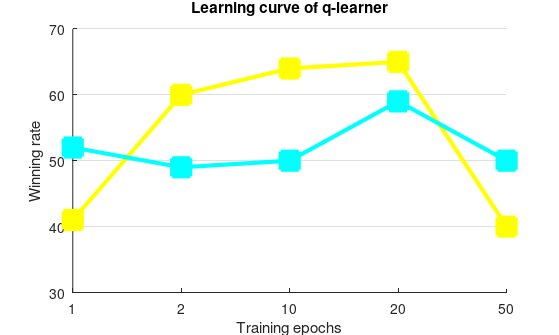

MATLAB code to generate this figure:
%XD = [10, 50, 500, 1000, 2000, 4000, 20000, 40000]
%YD = [2, 67, 75, 71, 78, 73, 75, 76]
%XL = [500, 1000, 2000, 4000, 12000, 20000, 40000]
%YL = [52, 62, 78, 69, 81, 76, 77]
clear
%X = [10, 20, 50, 200, 500, 1000, 2000, 4000, 12000, 20000, 40000]
%YD = [2, 50, 67, 81, 75, 71, 78, 73, 74, 75, 76]
%YL = [1, 5, 9, 59, 52, 62, 78, 69, 81, 76, 77]
1, 5, 10, 20, 50 
20, 100, 200, 400, 1000
XQ = [1, 2, 10, 20, 50]
XQ1 = [41, 60, 64, 65, 40]
XQ2 = [52, 49, 50, 59, 50]
%YQ = [0, 62, 50, 0, 55]
%models/ql_sp_relative_50.t trade 100 2 => 50
%models/ql_sp_relative_20.t trade 100 2 => 62
%models/ql_sp_relative_1.t trade 100 2 => 52
%models/ql_sp_relative_5.t trade 100 2 => 49
%models/ql_sp_relative_10.t trade 100 2 => 50
%models/ql_sp_relative_20.t trade 100 2 => 55
%models/ql_fs_resource_1.t trade 100 2 => 41
%models/ql_fs_resource_5.t trade 100 2 => 60
%models/ql_fs_resource_10.t trade 100 2 => 64
%models/ql_fs_resource_20.t trade 100 2 => 65
%models/ql_fs_resource_50_2.t trade 100 2 => 40

figure
hold on
plot(XQ1,'-s',...
     'color', [1, 1, 0],...
    'LineWidth',3,...
    'MarkerSize',13,...
    'MarkerEdgeColor',[1, 1, 0],...
    'MarkerFaceColor',[1,1,0])
plot(XQ2,'-s',...
     'color', [0, 1, 1],...
    'LineWidth',3,...
    'MarkerSize',13,...
    'MarkerEdgeColor',[0, 1, 1],...
    'MarkerFaceColor',[0,1,1])
%plot(XQ, XQ1, 'color', [1, 0, 1], 'LineWidth',3)
%plot(XQ, XQ2, 'color', [0, 1, 1], 'LineWidth',3)
%plot(YQ, 'color', [0, 0, 1])
set(gca, 'ylim', [30, 70])
set(gca, 'XTick', 1:length(XQ))
set(gca,'XTickLabel', XQ)
set(gca, 'YGrid', 'on')
pos = get(gcf, 'Position'); %// gives x left, y bottom, width, height
width = pos(3);
height = pos(4);
set(gcf, 'Position', [100, 80, width, height * 0.8])

title('Learning curve of q-learner')
xlabel('Training epochs')
ylabel('Winning rate')
rez=1200; %resolution (dpi) of final graphic
f=gcf; %f is the handle of the figure you want to export
figpos=getpixelposition(f); %dont need to change anything here
resolution=get(0,'ScreenPixelsPerInch'); %dont need to change anything here
set(f,'paperunits','inches','papersize',figpos(3:4)/resolution,'paperposition',[0 0 figpos(3:4)/resolution]); %dont need to change anything here
path=''; %the folder where you want to put the file
name='Learning_curve_q_learner.png'; %what you want the file to be called
print(f,fullfile(path,name),'-dpng',['-r',num2str(rez)],'-opengl') %save file 